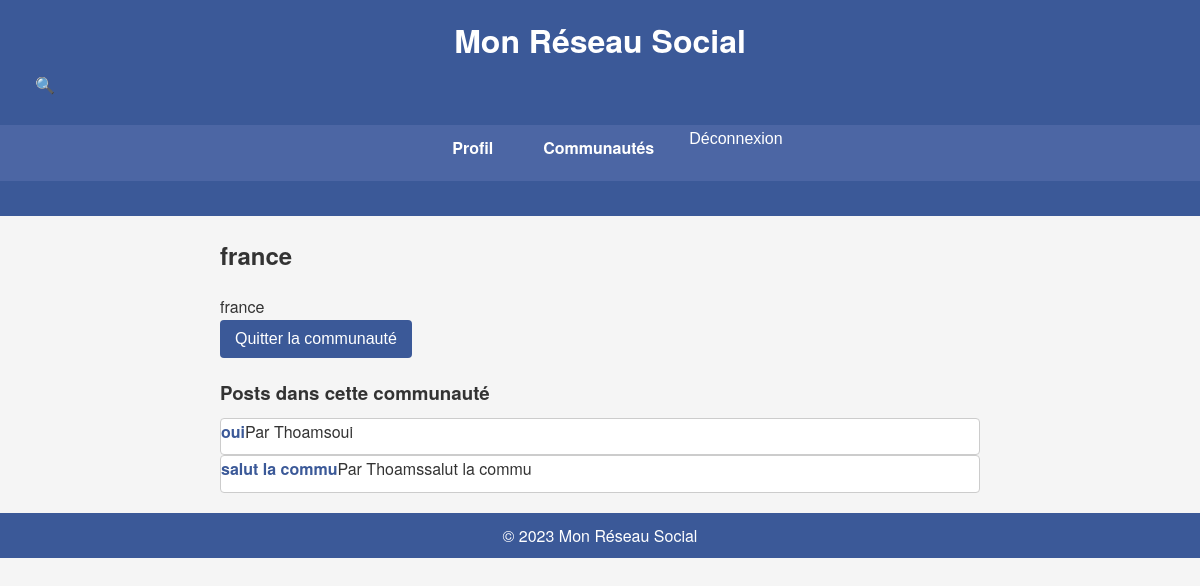
The page /communities/1/ (signed in) on the database as committed earlier.
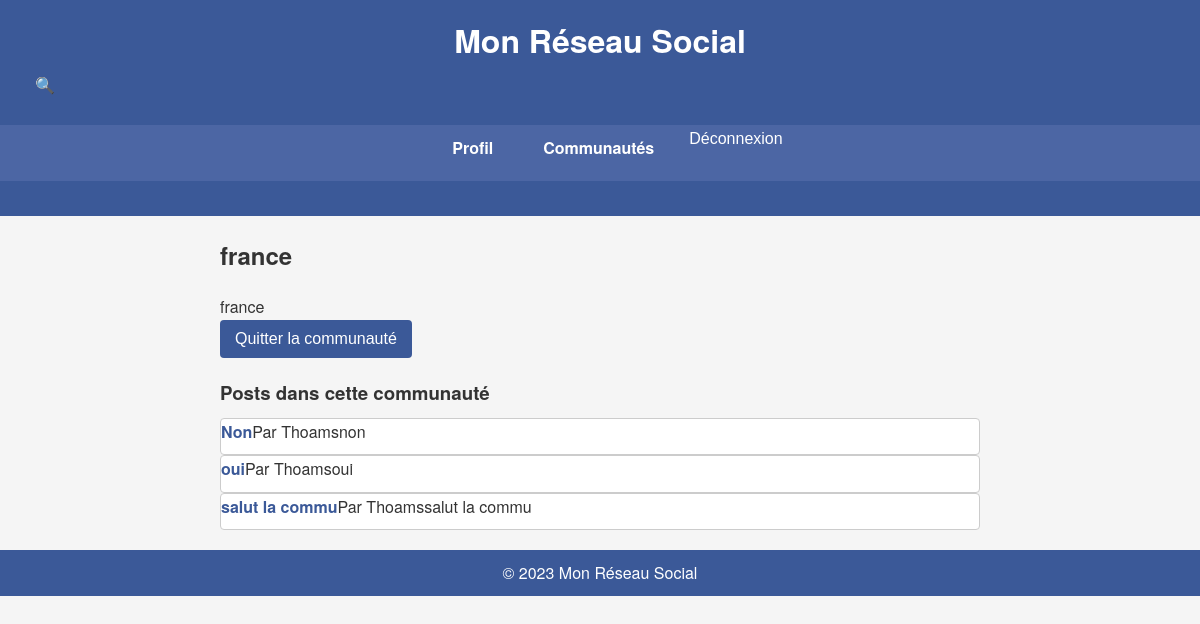
The same page on the database as committed later.
### posts/models.py (models this page shows, shortened)
class Post(models.Model):
    title = models.CharField(max_length=255)
    content = models.TextField()
    image = models.ImageField(upload_to='post_images/', blank=True, null=True)
    created_at = models.DateTimeField(auto_now_add=True)
    updated_at = models.DateTimeField(auto_now=True)
    author = models.ForeignKey(settings.AUTH_USER_MODEL, on_delete=models.CASCADE, related_name='posts')
    community = models.ForeignKey(Community, on_delete=models.CASCADE, related_name='posts')
    upvotes = models.ManyToManyField(settings.AUTH_USER_MODEL, related_name='upvoted_posts', blank=True)
    downvotes = models.ManyToManyField(settings.AUTH_USER_MODEL, related_name='downvoted_posts', blank=True)

### accounts/models.py (models this page shows, shortened)
class User(AbstractUser):
    email = models.EmailField(unique=True)
    profile_picture = models.ImageField(upload_to='profile_pictures/', blank=True, null=True)
    communities_joined = models.ManyToManyField('communities.Community', related_name='members')
    USERNAME_FIELD = 'email'
    REQUIRED_FIELDS = ['username']

### communities/views.py (the view)
# urls.py: path('<int:pk>/', views.CommunityDetailView.as_view(), name='community_detail'),
class CommunityDetailView(LoginRequiredMixin, DetailView):
    model = Community
    template_name = 'communities/community_detail.html'
    context_object_name = 'community'
    def get_context_data(self, **kwargs):
        context = super().get_context_data(**kwargs)
        community = self.get_object()
        context['posts'] = community.posts.all().order_by('-created_at')
        context['is_member'] = self.request.user in community.members.all()
        return context

### communities/templates/communities/community_detail.html (shortened to what this page needs)
{% extends 'base.html' %}
{% block content %}
    <h2>{{ community.name }}</h2>
    <p>{{ community.description }}</p>
    {% if is_member %}
        <form method="post" action="{% url 'leave_community' pk=community.pk %}">
            <button type="submit">Quitter la communauté</button>
        </form>
    {% else %}
        <form method="post" action="{% url 'join_community' pk=community.pk %}">
            {% csrf_token %}
            <button type="submit">Rejoindre la communauté</button>
        </form>
    {% endif %}
    <h3>Posts dans cette communauté</h3>
    {% if posts %}
        {% for post in posts %}
            <div class="post">
                <h4><a href="{% url 'post_detail' pk=post.pk %}">{{ post.title }}</a></h4>
                <p>Par {{ post.author.username }}</p>
                <p>{{ post.content|truncatewords:20 }}</p>
            </div>
        {% endfor %}
    {% else %}
        <p>Aucun post dans cette communauté pour l'instant.</p>
    {% endif %}
{% endblock %}

Rows that differ between the two databases and show on the page:
added Post: title "Non", author.username "Thoams", content "non"
